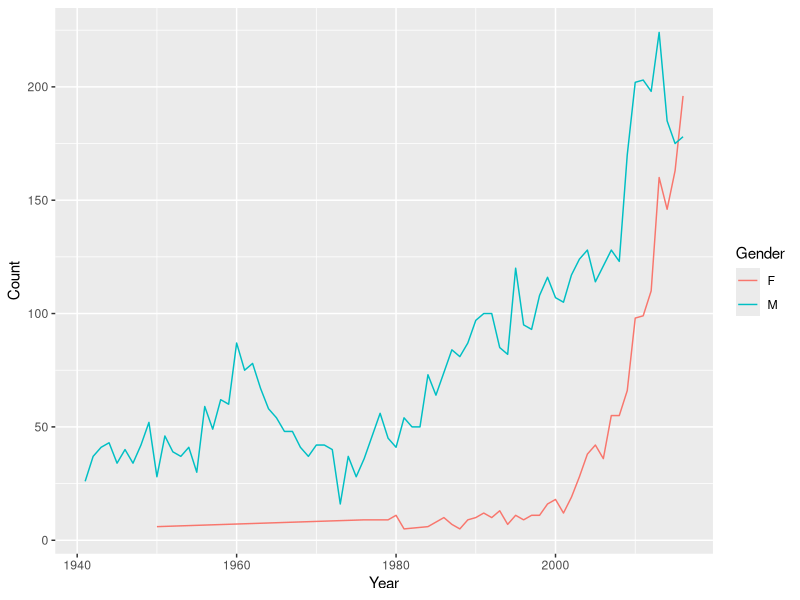
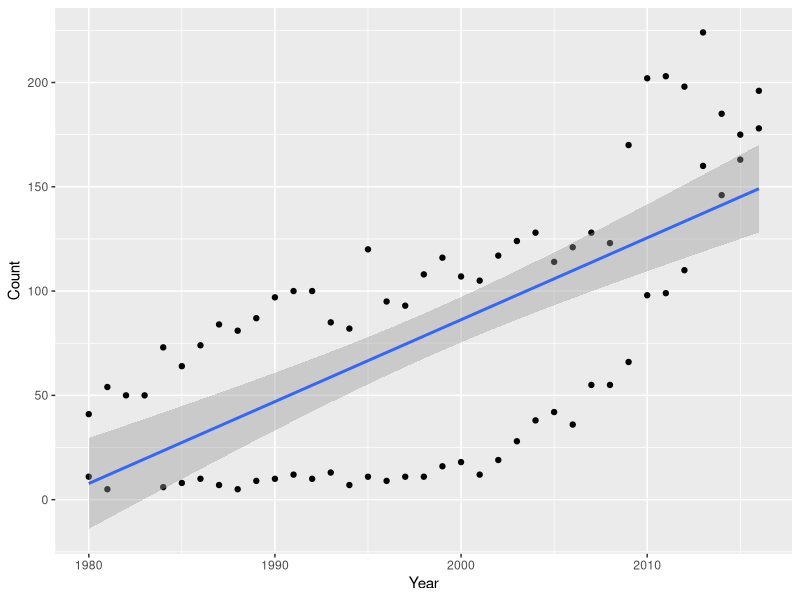
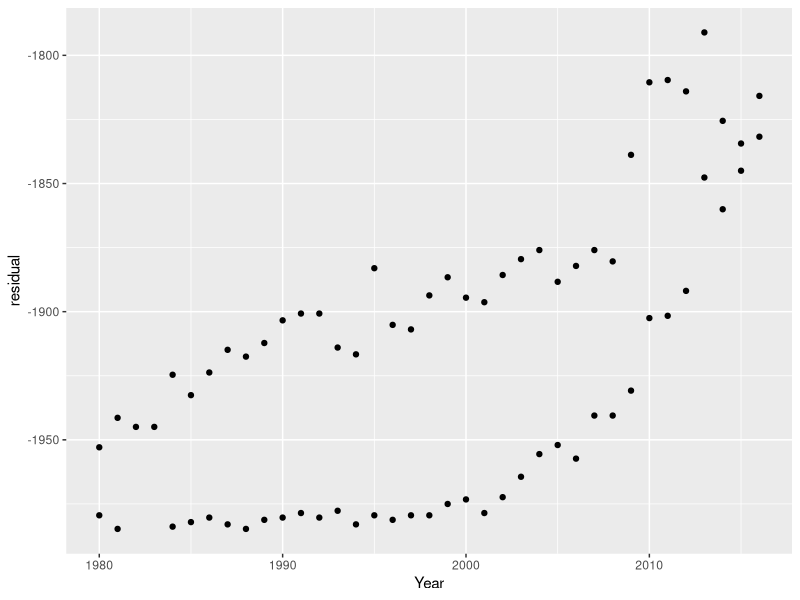
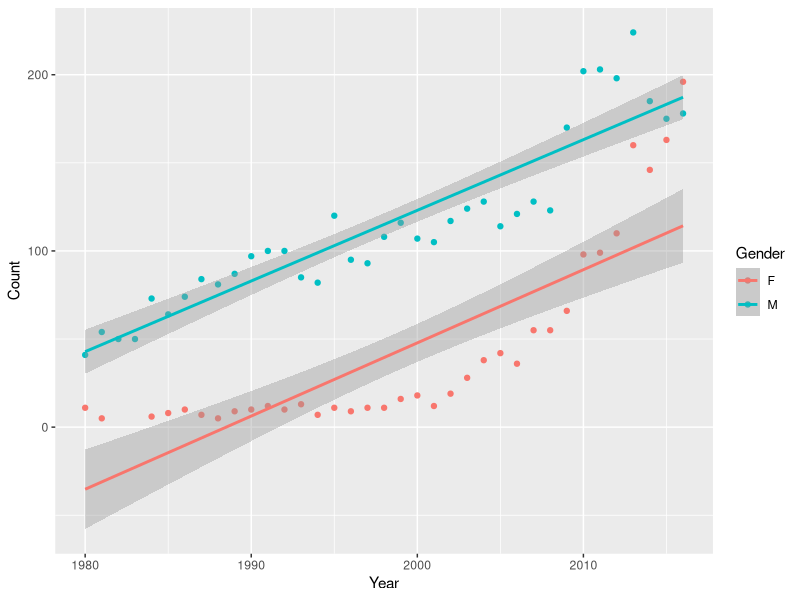
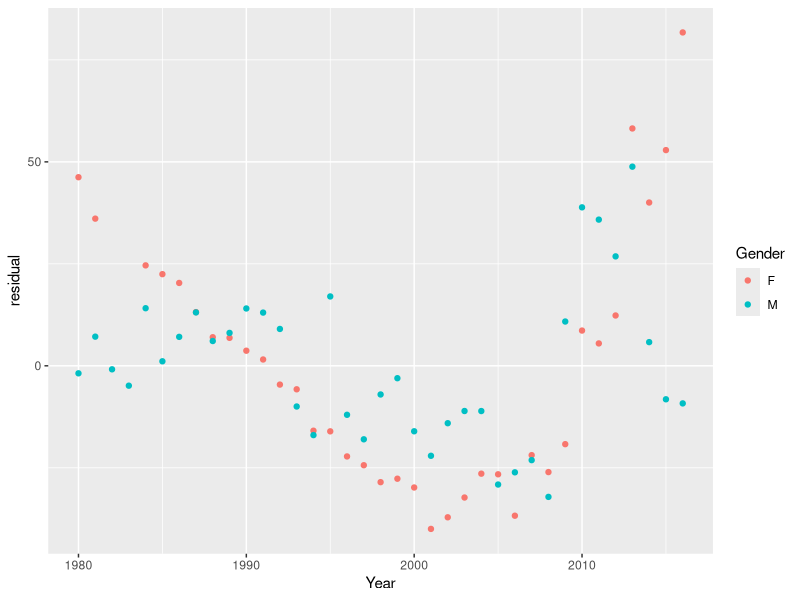

These charts were generated, in order, by the following R code:
## ---- chunk 1
knitr::opts_chunk$set(fig.width = 8, 
                      fig.length = 4, 
                      echo = FALSE)
## ---- chunk 2
library(tidyverse)
library(readxl)
bb <- read_excel("Babyname_Datasets/babies_ca.xlsx")
charlie <- bb %>% filter(Name == "Charlie")
## ---- chunk 3
# ggplot(charlie, aes(x = Year, y = Count)) + geom_line()
ggplot(charlie, aes(x = Year, y = Count, color = Gender)) + geom_line()
## ---- chunk 4
charlie_1980 <- charlie %>% 
  filter(Year >= 1980)
## ---- chunk 5
model <- lm(Year ~ Count, charlie_1980)

summary(model)

ggplot(charlie_1980, aes(x = Year, y = Count)) +
  geom_point() + 
  stat_smooth(method = "lm")
## ---- chunk 6
library(modelr)

charlie_1980 <- charlie_1980 %>%
  add_predictions(model) %>%
  mutate(residual = Count - pred)

ggplot(charlie_1980, aes(x = Year, y = residual)) + geom_point()
## ---- chunk 7
model_2 <- lm(Count ~ Year*Gender, data = charlie_1980)

summary(model_2)

ggplot(charlie_1980, aes(x = Year, y = Count, color = Gender)) + geom_point() + stat_smooth(method = "lm")
## ---- chunk 8
charlie_1980 <- charlie_1980 %>% add_predictions(model_2) %>% 
  mutate(residual = Count - pred)

ggplot(charlie_1980, aes(x = Year, y = residual, color = Gender)) + geom_point()
